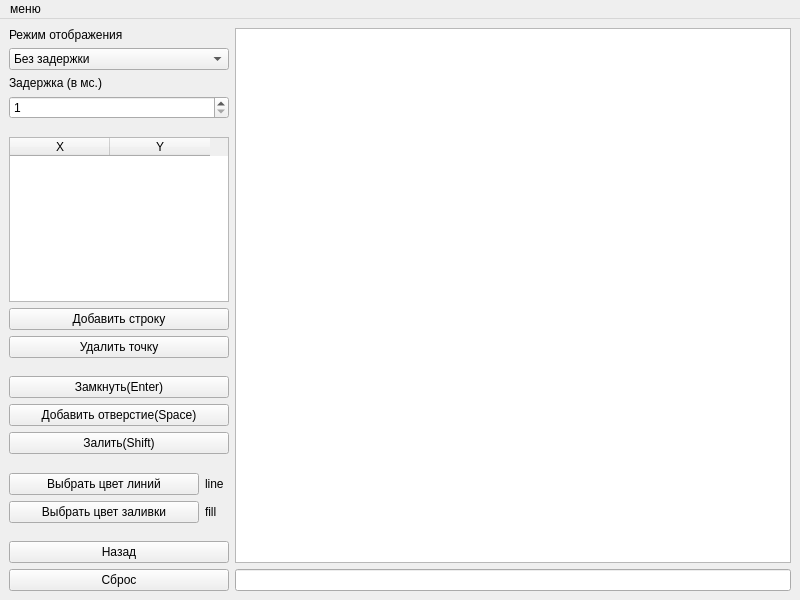
<?xml version="1.0" encoding="UTF-8"?>
<ui version="4.0">
 <class>MainWindow</class>
 <widget class="QMainWindow" name="MainWindow">
  <property name="geometry">
   <rect>
    <x>0</x>
    <y>0</y>
    <width>800</width>
    <height>600</height>
   </rect>
  </property>
  <property name="windowTitle">
   <string>MainWindow</string>
  </property>
  <widget class="QWidget" name="centralwidget">
   <layout class="QHBoxLayout" name="horizontalLayout_3">
    <item>
     <layout class="QVBoxLayout" name="verticalLayout_2">
      <item>
       <widget class="QLabel" name="label_3">
        <property name="text">
         <string>Режим отображения</string>
        </property>
       </widget>
      </item>
      <item>
       <widget class="QComboBox" name="modeSelect">
        <item>
         <property name="text">
          <string>Без задержки</string>
         </property>
        </item>
        <item>
         <property name="text">
          <string>С задержкой</string>
         </property>
        </item>
       </widget>
      </item>
      <item>
       <widget class="QLabel" name="label_4">
        <property name="text">
         <string>Задержка (в мс.)</string>
        </property>
       </widget>
      </item>
      <item>
       <widget class="QSpinBox" name="Delay">
        <property name="minimum">
         <number>1</number>
        </property>
        <property name="maximum">
         <number>10000</number>
        </property>
       </widget>
      </item>
      <item>
       <spacer name="verticalSpacer">
        <property name="orientation">
         <enum>Qt::Vertical</enum>
        </property>
        <property name="sizeHint" stdset="0">
         <size>
          <width>20</width>
          <height>40</height>
         </size>
        </property>
       </spacer>
      </item>
      <item>
       <widget class="QTableWidget" name="pointsTable">
        <property name="maximumSize">
         <size>
          <width>220</width>
          <height>16777215</height>
         </size>
        </property>
        <property name="horizontalScrollBarPolicy">
         <enum>Qt::ScrollBarAlwaysOff</enum>
        </property>
        <column>
         <property name="text">
          <string>X</string>
         </property>
        </column>
        <column>
         <property name="text">
          <string>Y</string>
         </property>
        </column>
       </widget>
      </item>
      <item>
       <widget class="QPushButton" name="addRowButton">
        <property name="text">
         <string>Добавить строку</string>
        </property>
       </widget>
      </item>
      <item>
       <widget class="QPushButton" name="removePointButton">
        <property name="text">
         <string>Удалить точку</string>
        </property>
       </widget>
      </item>
      <item>
       <spacer name="verticalSpacer_2">
        <property name="orientation">
         <enum>Qt::Vertical</enum>
        </property>
        <property name="sizeHint" stdset="0">
         <size>
          <width>20</width>
          <height>40</height>
         </size>
        </property>
       </spacer>
      </item>
      <item>
       <widget class="QPushButton" name="closePolygonButton">
        <property name="text">
         <string>Замкнуть(Enter)</string>
        </property>
       </widget>
      </item>
      <item>
       <widget class="QPushButton" name="addHoleButton">
        <property name="text">
         <string>Добавить отверстие(Space)</string>
        </property>
       </widget>
      </item>
      <item>
       <widget class="QPushButton" name="fillButton">
        <property name="text">
         <string>Залить(Shift)</string>
        </property>
       </widget>
      </item>
      <item>
       <spacer name="verticalSpacer_3">
        <property name="orientation">
         <enum>Qt::Vertical</enum>
        </property>
        <property name="sizeHint" stdset="0">
         <size>
          <width>20</width>
          <height>40</height>
         </size>
        </property>
       </spacer>
      </item>
      <item>
       <layout class="QGridLayout" name="gridLayout">
        <item row="1" column="0">
         <widget class="QPushButton" name="brushColorButton">
          <property name="text">
           <string>Выбрать цвет заливки</string>
          </property>
         </widget>
        </item>
        <item row="1" column="1">
         <widget class="QLabel" name="brushColorLabel">
          <property name="maximumSize">
           <size>
            <width>24</width>
            <height>16777215</height>
           </size>
          </property>
          <property name="text">
           <string>fill</string>
          </property>
         </widget>
        </item>
        <item row="0" column="1">
         <widget class="QLabel" name="lineColorLabel">
          <property name="minimumSize">
           <size>
            <width>24</width>
            <height>0</height>
           </size>
          </property>
          <property name="maximumSize">
           <size>
            <width>24</width>
            <height>16777215</height>
           </size>
          </property>
          <property name="text">
           <string>line</string>
          </property>
         </widget>
        </item>
        <item row="0" column="0">
         <widget class="QPushButton" name="lineColorButton">
          <property name="text">
           <string>Выбрать цвет линий</string>
          </property>
         </widget>
        </item>
       </layout>
      </item>
      <item>
       <spacer name="verticalSpacer_4">
        <property name="orientation">
         <enum>Qt::Vertical</enum>
        </property>
        <property name="sizeHint" stdset="0">
         <size>
          <width>20</width>
          <height>40</height>
         </size>
        </property>
       </spacer>
      </item>
      <item>
       <widget class="QPushButton" name="undoButton">
        <property name="text">
         <string>Назад</string>
        </property>
        <property name="autoDefault">
         <bool>false</bool>
        </property>
        <property name="default">
         <bool>false</bool>
        </property>
       </widget>
      </item>
      <item>
       <widget class="QPushButton" name="clearButton">
        <property name="text">
         <string>Сброс</string>
        </property>
       </widget>
      </item>
     </layout>
    </item>
    <item>
     <layout class="QVBoxLayout" name="verticalLayout">
      <item>
       <widget class="QGraphicsView" name="graphicsView">
        <property name="minimumSize">
         <size>
          <width>500</width>
          <height>500</height>
         </size>
        </property>
       </widget>
      </item>
      <item>
       <widget class="QLineEdit" name="timeEdit"/>
      </item>
     </layout>
    </item>
   </layout>
  </widget>
  <widget class="QMenuBar" name="menubar">
   <property name="geometry">
    <rect>
     <x>0</x>
     <y>0</y>
     <width>800</width>
     <height>21</height>
    </rect>
   </property>
   <widget class="QMenu" name="menu">
    <property name="title">
     <string>меню</string>
    </property>
    <addaction name="authorInfo"/>
    <addaction name="progInfo"/>
    <addaction name="separator"/>
    <addaction name="exit"/>
   </widget>
   <addaction name="menu"/>
  </widget>
  <action name="authorInfo">
   <property name="text">
    <string>Об авторе</string>
   </property>
  </action>
  <action name="progInfo">
   <property name="text">
    <string>О программе</string>
   </property>
  </action>
  <action name="exit">
   <property name="text">
    <string>Выход</string>
   </property>
  </action>
 </widget>
 <resources/>
 <connections/>
</ui>
